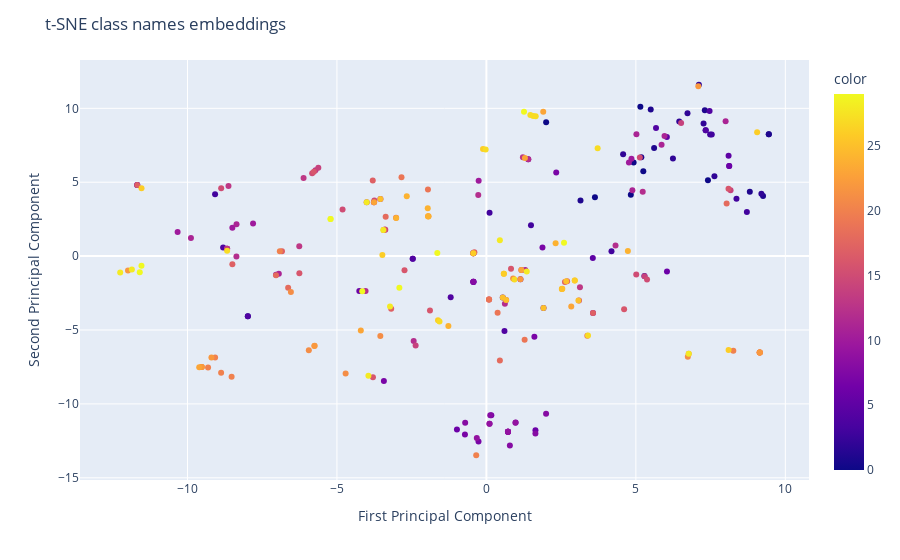

The notebook cell this image was saved under:
### Code cell
# t-SNE

color = [[i for j in range(9)] for i in range(30)]
flat_color = np.array(color).flatten().tolist()

text_features_tsne = text_features
tsne = TSNE(n_components=2, verbose=0, perplexity=40, n_iter=300)
text_tsne = tsne.fit_transform(text_features_tsne.to('cpu'))

fig = px.scatter(x=text_tsne[:, 0], y=text_tsne[:, 1], hover_name=[all_labels[d] for d in catalog][0], color=flat_color)
fig.update_layout(
    title="t-SNE class names embeddings",
    xaxis_title="First Principal Component",
    yaxis_title="Second Principal Component",
)
cwd = '/home/onyxia/work/tsne_plot/'
path = os.path.join(cwd, 't-SNE class names embeddings.png')
fig.write_image(path, format='png', engine='kaleido')
fig.show()

### Figure 1 — Plotly figure (JSON) as saved in the notebook; plotly's stock layout.template omitted (floating-point values rounded to 4 significant figures; data arrays with more than 128 entries replaced by an {"elided": "..."} marker saying what was removed)
{"data": [{"hovertemplate": "<b>%{hovertext}</b><br><br>x=%{x}<br>y=%{y}<br>color=%{marker.color}<extra></extra>", "hovertext": {"elided": "270 str values"}, "legendgroup": "", "marker": {"color": {"elided": "270 int values"}, "coloraxis": "coloraxis", "symbol": "circle"}, "mode": "markers", "name": "", "orientation": "v", "showlegend": false, "type": "scatter", "x": {"elided": "270 float values"}, "xaxis": "x", "y": {"elided": "270 float values"}, "yaxis": "y"}], "layout": {"coloraxis": {"colorbar": {"title": {"text": "color"}}, "colorscale": [[0, "#0d0887"], [0.1111, "#46039f"], [0.2222, "#7201a8"], [0.3333, "#9c179e"], [0.4444, "#bd3786"], [0.5556, "#d8576b"], [0.6667, "#ed7953"], [0.7778, "#fb9f3a"], [0.8889, "#fdca26"], [1, "#f0f921"]]}, "legend": {"tracegroupgap": 0}, "margin": {"t": 60}, "title": {"text": "t-SNE class names embeddings"}, "xaxis": {"anchor": "y", "domain": [0, 1], "title": {"text": "First Principal Component"}}, "yaxis": {"anchor": "x", "domain": [0, 1], "title": {"text": "Second Principal Component"}}}}
